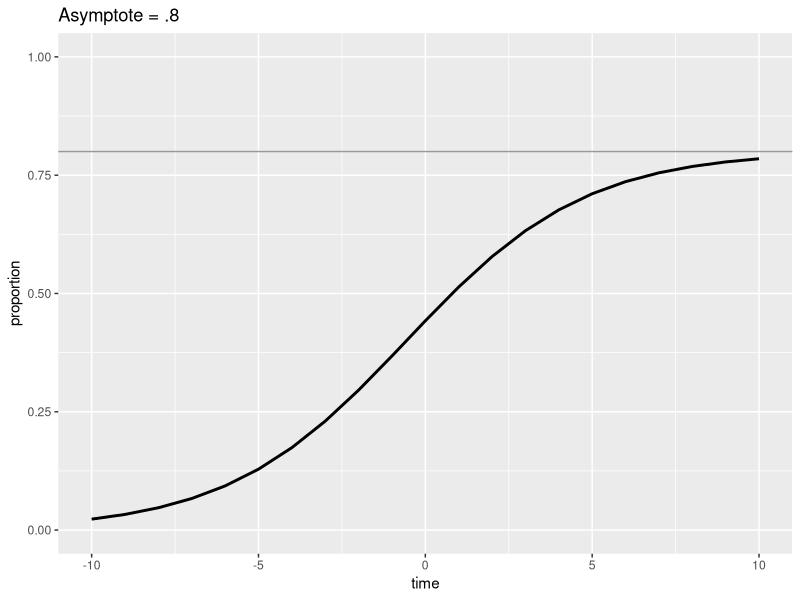
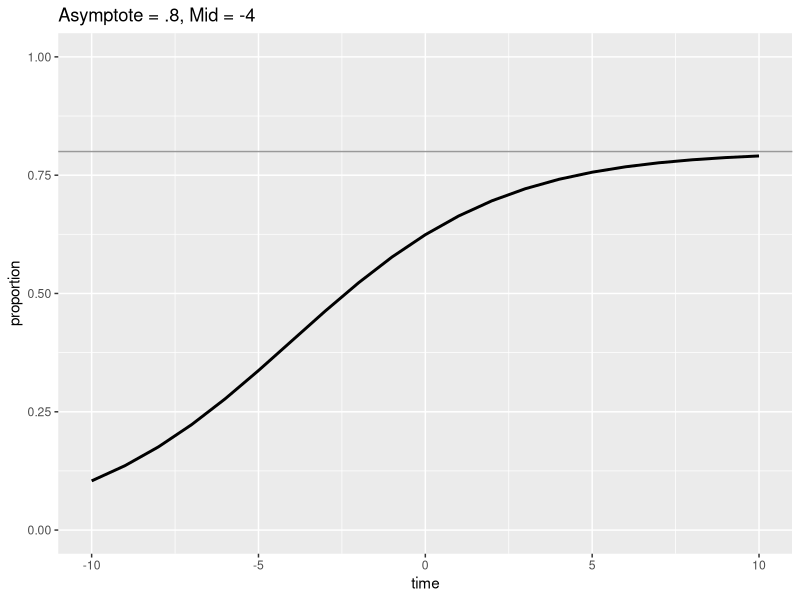
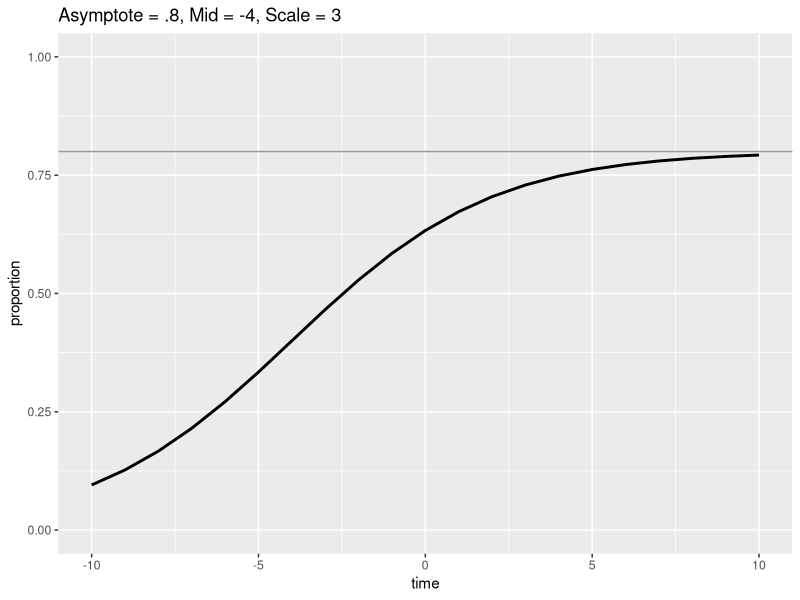
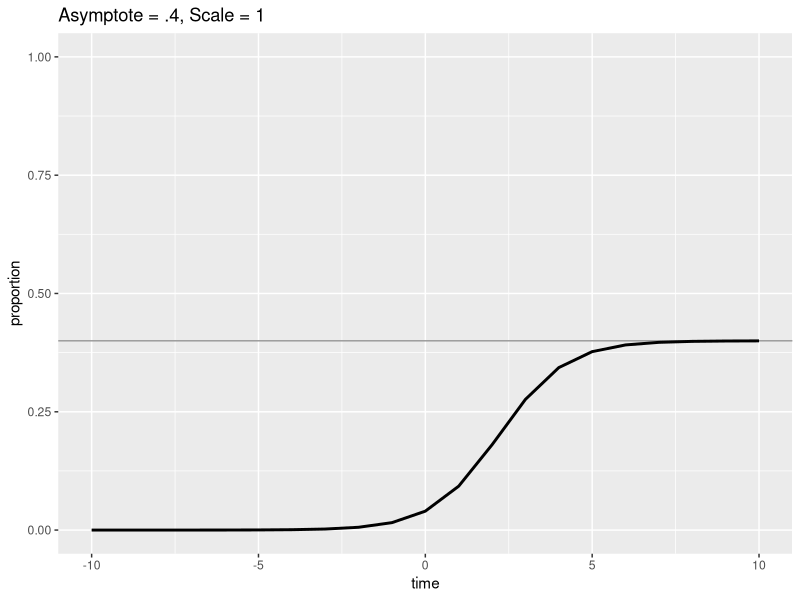
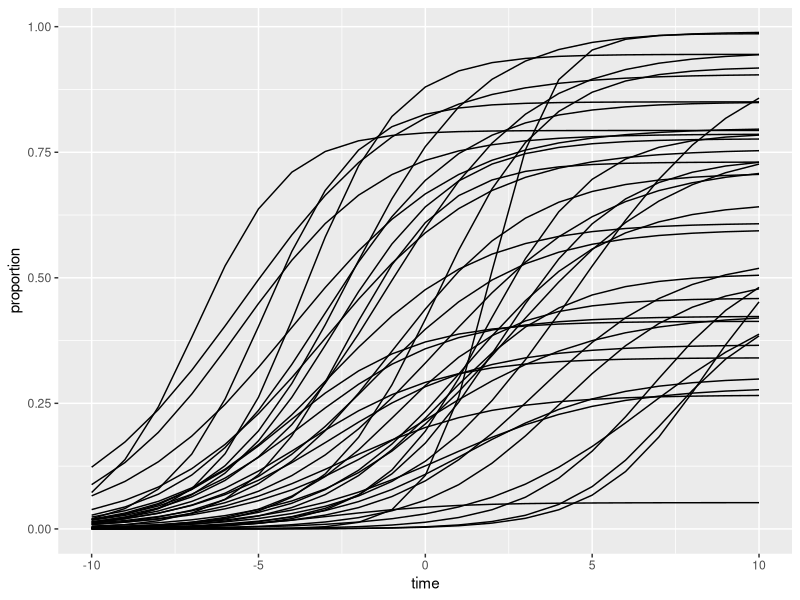
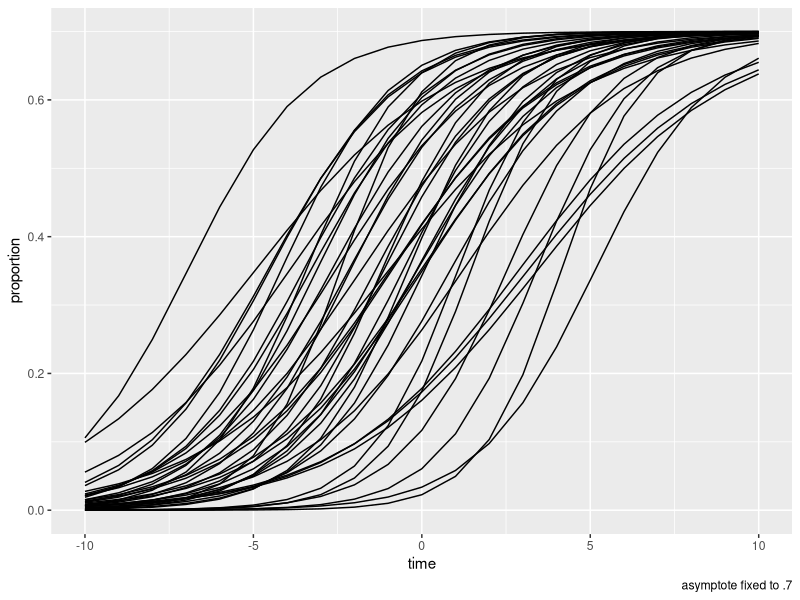
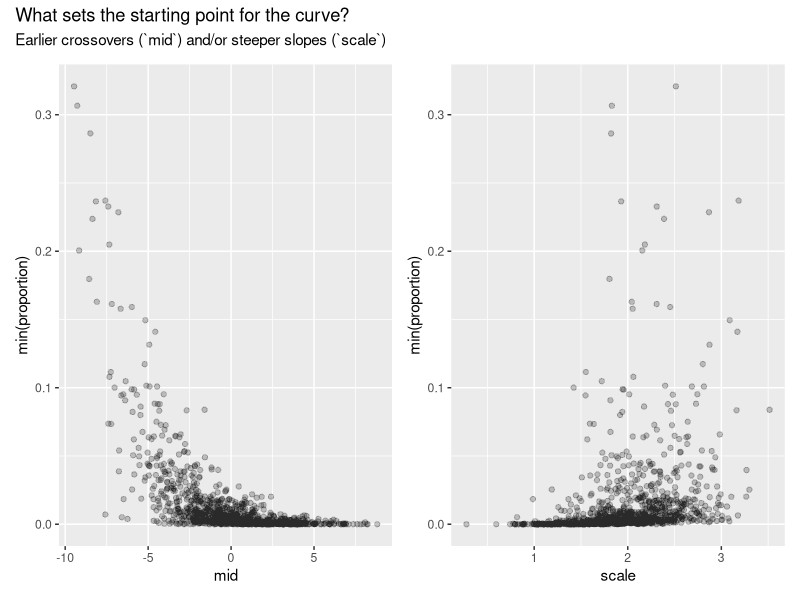
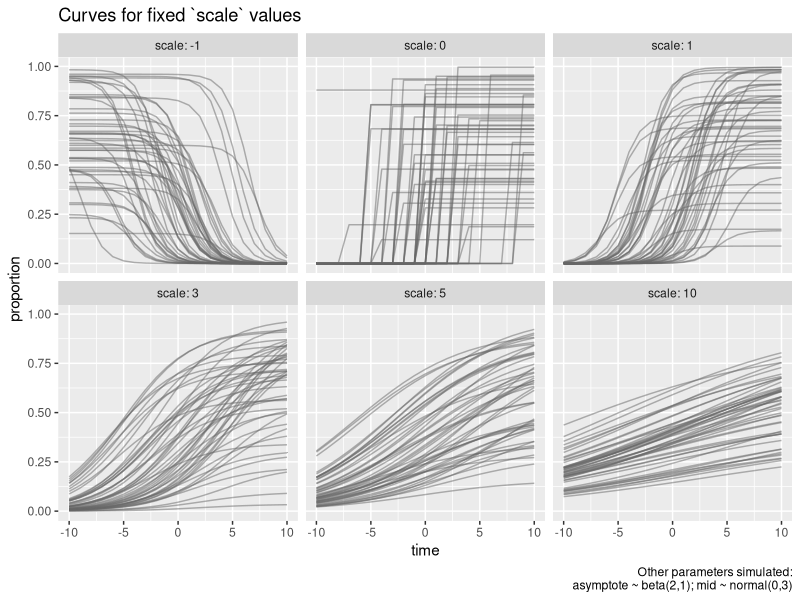

Reproduce these figures in R, in order.
## ---- chunk 1
knitr::opts_chunk$set(
  echo = TRUE, 
  comment = "#>", 
  collapse = TRUE,
  fig.width = 5,     
  fig.asp = 0.618,
  fig.path = "./figures/2018-08-00-nonlinear-logistics/"
)
## ---- chunk 2
library(tidyverse)

# Generate a single curve
generate_curve <- function(time = -10:10, mid = NULL, 
                           asymptote = NULL, scale = NULL) {
  # If no value is given, draw one from a distribution
  mid <- mid %||% rnorm(1, 0, 3)
  asymptote <- asymptote %||% rbeta(1, 2, 1)
  scale <- scale %||% rnorm(1, 2, .5)
  
  y <- asymptote / (1 + exp((mid - time) / scale))
  
  data_frame(
    time = time, 
    proportion = y, 
    asymptote = asymptote, 
    scale = scale, 
    min_proportion = min(y), 
    mid = mid)  
}
## ---- chunk 3
set.seed(20180905)
generate_curve(asymptote = .8) %>% 
  ggplot() + 
    aes(x = time, y = proportion) + 
    geom_hline(yintercept = .8, color = "grey60") + 
    geom_line(size = 1) + 
    expand_limits(y = 0:1) + 
    ggtitle("Asymptote = .8")

generate_curve(asymptote = .8, mid = -4) %>% 
  ggplot() + 
    aes(x = time, y = proportion) + 
    geom_hline(yintercept = .8, color = "grey60") + 
    geom_line(size = 1) + 
    expand_limits(y = 0:1) + 
    ggtitle("Asymptote = .8, Mid = -4")

generate_curve(asymptote = .8, mid = -4, scale = 3) %>% 
  ggplot() + 
    aes(x = time, y = proportion) + 
    geom_hline(yintercept = .8, color = "grey60") + 
    geom_line(size = 1) + 
    expand_limits(y = 0:1) + 
    ggtitle("Asymptote = .8, Mid = -4, Scale = 3")

generate_curve(asymptote = .4, scale = 1) %>% 
  ggplot() + 
    aes(x = time, y = proportion) + 
    geom_hline(yintercept = .4, color = "grey60") + 
    geom_line(size = 1) + 
    expand_limits(y = 0:1)  + 
    ggtitle("Asymptote = .4, Scale = 1")
## ---- chunk 4
generate_n_curves <- function(n, time = -10:10, mid = NULL, 
                              asymptote = NULL, scale = NULL) {
  f <- function() {
    generate_curve(
      time = time, mid = mid, 
      asymptote = asymptote, scale = scale)
  }
  
  dplyr::bind_rows(
    # ignore the sequence number by using a dummy argument x
    lapply(seq_len(n), function(x) f()), 
    .id = "sim"
  )
}
## ---- chunk 5
forty <- generate_n_curves(40)
ggplot(forty) + 
  aes(x = time, y = proportion, group = sim) + 
  geom_line() 
## ---- chunk 6
forty <- generate_n_curves(40, asymptote = .7)
ggplot(forty) + 
  aes(x = time, y = proportion, group = sim) + 
  geom_line() + 
  labs(caption = "asymptote fixed to .7")
## ---- chunk 7
thousand <- generate_n_curves(1000)

p1 <- ggplot(thousand) + 
  aes(x = mid, y = min_proportion) + 
  geom_point(alpha = .01) + 
  labs(y = "min(proportion)")

p2 <- ggplot(thousand) + 
  aes(x = scale, y = min_proportion) + 
  geom_point(alpha = .01) + 
  labs(y = "min(proportion)")

library(patchwork)
p1 + p2 + 
  plot_annotation(
    title = "What sets the starting point for the curve?",
    subtitle = "Earlier crossovers (`mid`) and/or steeper slopes (`scale`)")
## ---- chunk 8
fifty <- dplyr::bind_rows(
  generate_n_curves(50, scale = 0),
  generate_n_curves(50, scale = 1),
  generate_n_curves(50, scale = -1),
  generate_n_curves(50, scale = 3),
  generate_n_curves(50, scale = 5), 
  generate_n_curves(50, scale = 10), 
  .id = "scale_sim")

library(ggplot2)

ggplot(fifty) +
  aes(x = time, y = proportion, group = sim) +
  geom_line(color = "grey40", alpha = .5) + 
  facet_wrap("scale", labeller = label_both) + 
  labs(
    title = "Curves for fixed `scale` values",
    caption = 
      "Other parameters simulated:\nasymptote ~ beta(2,1); mid ~ normal(0,3)")
